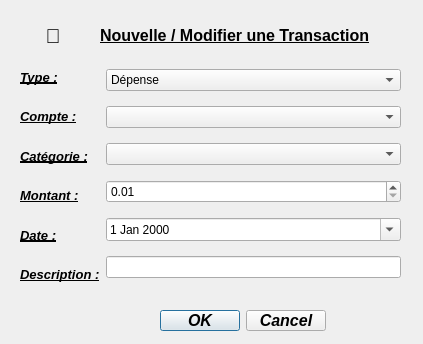
<?xml version="1.0" encoding="UTF-8"?>
<ui version="4.0">
 <class>TransactionDialog</class>
 <widget class="QDialog" name="TransactionDialog">
  <property name="geometry">
   <rect>
    <x>0</x>
    <y>0</y>
    <width>423</width>
    <height>344</height>
   </rect>
  </property>
  <property name="windowTitle">
   <string>Dialog</string>
  </property>
  <widget class="QLabel" name="labelTitle">
   <property name="geometry">
    <rect>
     <x>100</x>
     <y>20</y>
     <width>301</width>
     <height>31</height>
    </rect>
   </property>
   <property name="font">
    <font>
     <pointsize>12</pointsize>
     <weight>75</weight>
     <bold>true</bold>
     <underline>true</underline>
    </font>
   </property>
   <property name="text">
    <string>Nouvelle / Modifier une Transaction</string>
   </property>
  </widget>
  <widget class="QDialogButtonBox" name="buttonBox">
   <property name="geometry">
    <rect>
     <x>160</x>
     <y>310</y>
     <width>166</width>
     <height>21</height>
    </rect>
   </property>
   <property name="font">
    <font>
     <pointsize>12</pointsize>
     <weight>75</weight>
     <italic>true</italic>
     <bold>true</bold>
    </font>
   </property>
   <property name="standardButtons">
    <set>QDialogButtonBox::Cancel|QDialogButtonBox::Ok</set>
   </property>
  </widget>
  <widget class="QWidget" name="layoutWidget">
   <property name="geometry">
    <rect>
     <x>20</x>
     <y>60</y>
     <width>381</width>
     <height>231</height>
    </rect>
   </property>
   <layout class="QHBoxLayout" name="horizontalLayoutForm">
    <item>
     <layout class="QVBoxLayout" name="verticalLayoutLabel">
      <item>
       <widget class="QLabel" name="labelType">
        <property name="font">
         <font>
          <pointsize>10</pointsize>
          <weight>75</weight>
          <italic>true</italic>
          <bold>true</bold>
          <underline>true</underline>
         </font>
        </property>
        <property name="text">
         <string>Type :</string>
        </property>
       </widget>
      </item>
      <item>
       <widget class="QLabel" name="labelCompte">
        <property name="font">
         <font>
          <pointsize>10</pointsize>
          <weight>75</weight>
          <italic>true</italic>
          <bold>true</bold>
          <underline>true</underline>
         </font>
        </property>
        <property name="text">
         <string>Compte :</string>
        </property>
       </widget>
      </item>
      <item>
       <widget class="QLabel" name="labelCategorie">
        <property name="font">
         <font>
          <pointsize>10</pointsize>
          <weight>75</weight>
          <italic>true</italic>
          <bold>true</bold>
          <underline>true</underline>
         </font>
        </property>
        <property name="text">
         <string>Catégorie :</string>
        </property>
       </widget>
      </item>
      <item>
       <widget class="QLabel" name="labelMontant">
        <property name="font">
         <font>
          <pointsize>10</pointsize>
          <weight>75</weight>
          <italic>true</italic>
          <bold>true</bold>
          <underline>true</underline>
         </font>
        </property>
        <property name="text">
         <string>Montant :</string>
        </property>
       </widget>
      </item>
      <item>
       <widget class="QLabel" name="labelDate">
        <property name="font">
         <font>
          <pointsize>10</pointsize>
          <weight>75</weight>
          <italic>true</italic>
          <bold>true</bold>
          <underline>true</underline>
         </font>
        </property>
        <property name="text">
         <string>Date :</string>
        </property>
       </widget>
      </item>
      <item>
       <widget class="QLabel" name="labelDescription">
        <property name="font">
         <font>
          <pointsize>10</pointsize>
          <weight>75</weight>
          <italic>true</italic>
          <bold>true</bold>
          <underline>true</underline>
         </font>
        </property>
        <property name="text">
         <string>Description :</string>
        </property>
       </widget>
      </item>
     </layout>
    </item>
    <item>
     <layout class="QVBoxLayout" name="verticalLayoutInput">
      <item>
       <widget class="QComboBox" name="comboType">
        <property name="iconSize">
         <size>
          <width>18</width>
          <height>16</height>
         </size>
        </property>
        <item>
         <property name="text">
          <string>Dépense</string>
         </property>
        </item>
        <item>
         <property name="text">
          <string>Revenu</string>
         </property>
        </item>
       </widget>
      </item>
      <item>
       <widget class="QComboBox" name="comboCompte"/>
      </item>
      <item>
       <widget class="QComboBox" name="comboCategorie"/>
      </item>
      <item>
       <widget class="QDoubleSpinBox" name="SpinMontant">
        <property name="minimum">
         <double>0.010000000000000</double>
        </property>
       </widget>
      </item>
      <item>
       <widget class="QDateEdit" name="dateEditOpe">
        <property name="calendarPopup">
         <bool>true</bool>
        </property>
       </widget>
      </item>
      <item>
       <widget class="QLineEdit" name="lineDescription"/>
      </item>
     </layout>
    </item>
   </layout>
  </widget>
  <widget class="QLabel" name="label">
   <property name="geometry">
    <rect>
     <x>40</x>
     <y>20</y>
     <width>47</width>
     <height>31</height>
    </rect>
   </property>
   <property name="font">
    <font>
     <pointsize>15</pointsize>
     <weight>75</weight>
     <bold>true</bold>
    </font>
   </property>
   <property name="text">
    <string> 📝</string>
   </property>
  </widget>
 </widget>
 <resources/>
 <connections/>
</ui>
